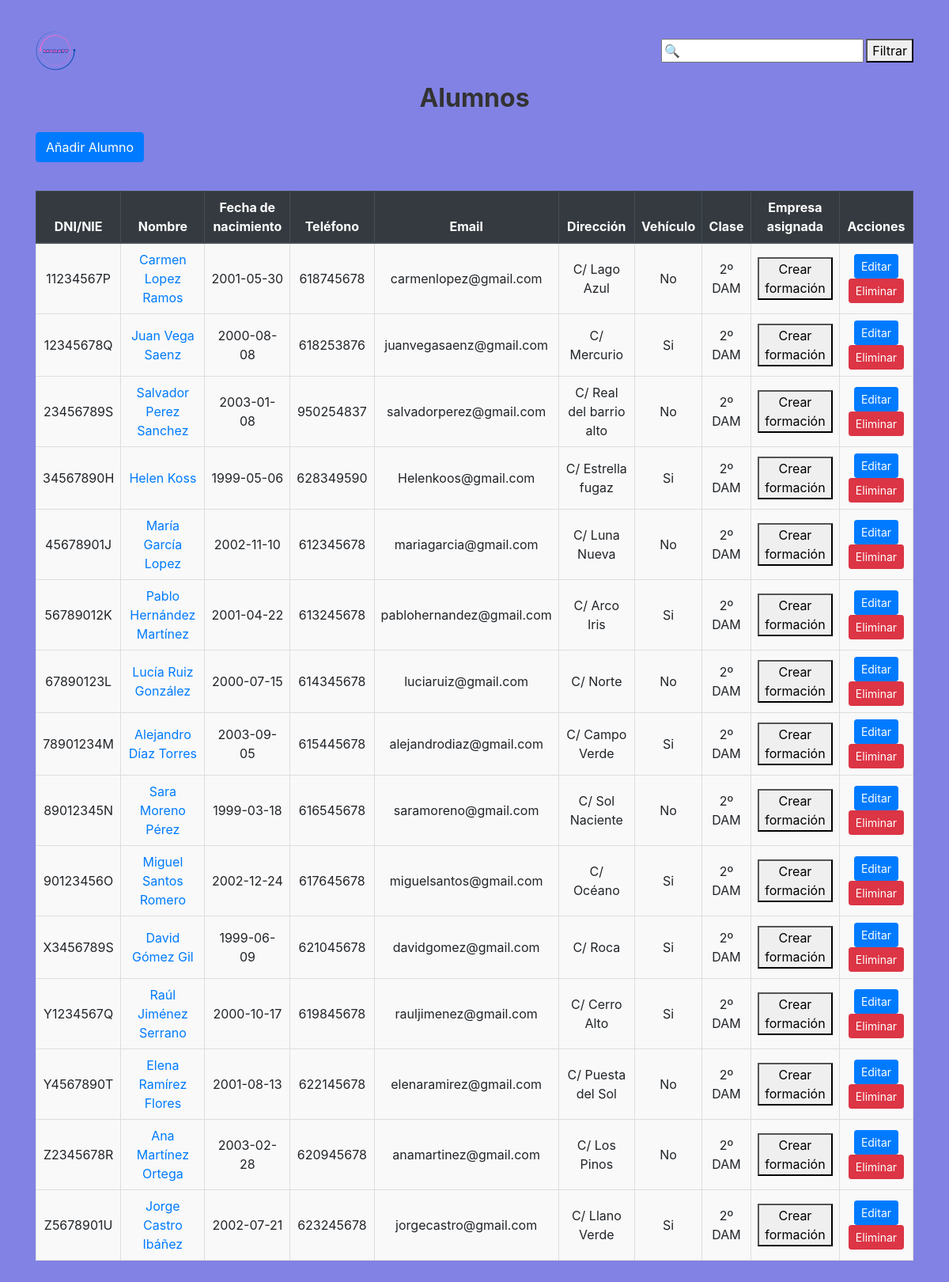
Page /code/alumnos.php on the committed database.
### tables this page shows
CREATE TABLE alumnos (
	dni_nie char(9) PRIMARY KEY,
	nombre VARCHAR(100) not null,
	apellido1 VARCHAR(100) not null,
	apellido2 VARCHAR(100),
	fecha_nacimiento DATE,
	telefono VARCHAR(50),
	email VARCHAR(255),
	direccion VARCHAR(255),
	vehiculo ENUM('Si','No'),
	clase enum('2º DAM', '1º DAM', '2º SMR', '1º SMR'),
	dni_tutor CHAR(9),
	id_empresa int UNSIGNED,
	FOREIGN KEY (id_empresa) REFERENCES empresas(id),
	FOREIGN KEY (dni_tutor) REFERENCES profesores(dni_nie) ON UPDATE CASCADE
);

### code/alumnos.php (the view, shortened to what this page needs)
<?php
require 'conexion.php';
$query = "SELECT
    a.dni_nie AS dni_nie,
    CONCAT_WS(' ', a.nombre, a.apellido1, a.apellido2) AS nombre_completo,
    a.fecha_nacimiento AS fecha_nacimiento,
    a.telefono AS telefono,
    a.email AS email,
    a.direccion AS direccion,
    a.vehiculo AS vehiculo,
    a.clase AS clase,
    e.nombre_comercial AS empresa,
    f.curso AS curso
FROM
    alumnos a
LEFT JOIN
    formaciones f ON a.dni_nie = f.dni_nie_alumno
LEFT JOIN
    empresas e ON f.id_empresa = e.id;";
$result = $mysqli->query($query);
?>
<!DOCTYPE html>
<html lang="es">
<head>
    <link rel="stylesheet" href="https://stackpath.bootstrapcdn.com/bootstrap/4.5.2/css/bootstrap.min.css">
    <link rel="stylesheet" href="alumno.css">
</head>
<body>
    <div class="container container-alumnos my-4">
        <header class="d-flex justify-content-between align-items-center mb-3">
            <img src="logo.png" alt="logo" style="height: 50px;">
            <div class="busqueda">
                <input type="text" id="searchFilter" placeholder="🔍">
                <button id="searchButton">Filtrar</button>
            </div>
        </header>
        <h1 class="page-title text-center mb-4">Alumnos</h1>
        <div class="mb-3">
            <a href="gestionAlumno.php" class="btn btn-primary">Añadir Alumno</a>
        </div>
        <div class="table-responsive">
            <table class="table table-hover table-alumnos">
                <thead class="thead-dark">
                    <tr>
                        <th>DNI/NIE</th>
                        <th>Nombre</th>
                        <th>Fecha de nacimiento</th>
                        <th>Teléfono</th>
                        <th>Email</th>
                        <th>Dirección</th>
                        <th>Vehículo</th>
                        <th>Clase</th>
                        <th>Empresa asignada</th>
                        <th>Acciones</th>
                    </tr>
                </thead>
                <tbody>
                    <?php if ($result->num_rows > 0): ?>
                        <?php while ($alumno = $result->fetch_assoc()): ?>
                            <tr>
                                <td><?php echo htmlspecialchars($alumno['dni_nie']); ?></td>
                                <td>
                                    <a href="alumno.php?dni_nie=<?php echo urlencode($alumno['dni_nie']); ?>">
                                        <?php echo htmlspecialchars($alumno['nombre_completo']); ?>
                                    </a>
                                </td>
                                <td><?php echo htmlspecialchars($alumno['fecha_nacimiento']); ?></td>
                                <td><?php echo htmlspecialchars($alumno['telefono']); ?></td>
                                <td><?php echo htmlspecialchars($alumno['email']); ?></td>
                                <td><?php echo htmlspecialchars($alumno['direccion']); ?></td>
                                <td><?php echo htmlspecialchars($alumno['vehiculo']); ?></td>
                                <td><?php echo htmlspecialchars($alumno['clase']); ?></td>
                                <td>
                                    <?php if ($alumno['empresa']): ?>
                                        <span><?php echo htmlspecialchars($alumno['empresa']); ?></span>
                                        <button class="btn-edit" data-dni="<?= htmlspecialchars($alumno['dni_nie']) ?>">Editar</button>
                                    <?php else: ?>
                                        <button class="btn-create" data-dni="<?= htmlspecialchars($alumno['dni_nie']) ?>">Crear formación</button>
                                    <?php endif; ?>
                                </td>
                                <td>
                                    <a href="gestionAlumno.php?dni_nie=<?php echo urlencode($alumno['dni_nie']); ?>" class="btn btn-sm btn-primary">Editar</a>
                                    <form method="POST" style="display: inline;" onsubmit="return confirm('¿Está seguro de que desea eliminar este alumno?');">
                                        <button type="submit" name="delete" class="btn btn-sm btn-danger">Eliminar</button>
                                    </form>
                                </td>
                            </tr>
                        <?php endwhile; ?>
                    <?php else: ?>
                        <tr>
                            <td colspan="10" class="text-center">No hay alumnos registrados.</td>
                        </tr>
                    <?php endif; ?>
                </tbody>
            </table>
        </div>
    </div>
</body>
</html>

### code/alumno.css (style rules this page uses)
body { background-color: #8282e5; }
.container-alumnos { padding: 15px; }
header { display: flex; justify-content: space-between; align-items: center; margin-bottom: 20px; background-color: #8282e5; }
header img { height: 50px; }
header .busqueda { font-size: 16px; font-weight: bold; color: #555; }
.page-title { text-align: center; font-size: 2em; font-weight: bold; color: #333; margin-bottom: 20px; }
.table-alumnos { margin-top: 20px; border-collapse: collapse; width: 100%; overflow-x: auto; }
.table-alumnos th, .table-alumnos td { text-align: center; vertical-align: middle; padding: 8px; border: 1px solid #ddd; }
.table-alumnos thead th { background-color: #343a40; color: #fff; font-weight: bold; }
.table-alumnos tbody tr:nth-child(odd) { background-color: #f9f9f9; }
.table-alumnos tbody tr:nth-child(even) { background-color: #f9f9f9; }

### rows in the picture
alumnos: dni_nie "11234567P", nombre_completo "Carmen Lopez Ramos", fecha_nacimiento "2001-05-30", telefono "618745678", email "carmenlopez@gmail.com", direccion "C/ Lago Azul", vehiculo "No", clase "2º DAM"
alumnos: dni_nie "12345678Q", nombre_completo "Juan Vega Saenz", fecha_nacimiento "2000-08-08", telefono "618253876", email "juanvegasaenz@gmail.com", direccion "C/ Mercurio", vehiculo "Si", clase "2º DAM"
alumnos: dni_nie "23456789S", nombre_completo "Salvador Perez Sanchez", fecha_nacimiento "2003-01-08", telefono "950254837", email "salvadorperez@gmail.com", direccion "C/ Real del barrio alto", vehiculo "No", clase "2º DAM"
alumnos: dni_nie "34567890H", nombre_completo "Helen Koss", fecha_nacimiento "1999-05-06", telefono "628349590", email "Helenkoos@gmail.com", direccion "C/ Estrella fugaz", vehiculo "Si", clase "2º DAM"
alumnos: dni_nie "45678901J", nombre_completo "María García Lopez", fecha_nacimiento "2002-11-10", telefono "612345678", email "mariagarcia@gmail.com", direccion "C/ Luna Nueva", vehiculo "No", clase "2º DAM"
alumnos: dni_nie "56789012K", nombre_completo "Pablo Hernández Martínez", fecha_nacimiento "2001-04-22", telefono "613245678", email "pablohernandez@gmail.com", direccion "C/ Arco Iris", vehiculo "Si", clase "2º DAM"
alumnos: dni_nie "67890123L", nombre_completo "Lucía Ruiz González", fecha_nacimiento "2000-07-15", telefono "614345678", email "luciaruiz@gmail.com", direccion "C/ Norte", vehiculo "No", clase "2º DAM"
alumnos: dni_nie "78901234M", nombre_completo "Alejandro Díaz Torres", fecha_nacimiento "2003-09-05", telefono "615445678", email "alejandrodiaz@gmail.com", direccion "C/ Campo Verde", vehiculo "Si", clase "2º DAM"
alumnos: dni_nie "89012345N", nombre_completo "Sara Moreno Pérez", fecha_nacimiento "1999-03-18", telefono "616545678", email "saramoreno@gmail.com", direccion "C/ Sol Naciente", vehiculo "No", clase "2º DAM"
alumnos: dni_nie "90123456O", nombre_completo "Miguel Santos Romero", fecha_nacimiento "2002-12-24", telefono "617645678", email "miguelsantos@gmail.com", direccion "C/ Océano", vehiculo "Si", clase "2º DAM"
alumnos: dni_nie "X3456789S", nombre_completo "David Gómez Gil", fecha_nacimiento "1999-06-09", telefono "621045678", email "davidgomez@gmail.com", direccion "C/ Roca", vehiculo "Si", clase "2º DAM"
alumnos: dni_nie "Y1234567Q", nombre_completo "Raúl Jiménez Serrano", fecha_nacimiento "2000-10-17", telefono "619845678", email "rauljimenez@gmail.com", direccion "C/ Cerro Alto", vehiculo "Si", clase "2º DAM"
alumnos: dni_nie "Y4567890T", nombre_completo "Elena Ramírez Flores", fecha_nacimiento "2001-08-13", telefono "622145678", email "elenaramirez@gmail.com", direccion "C/ Puesta del Sol", vehiculo "No", clase "2º DAM"
alumnos: dni_nie "Z2345678R", nombre_completo "Ana Martínez Ortega", fecha_nacimiento "2003-02-28", telefono "620945678", email "anamartinez@gmail.com", direccion "C/ Los Pinos", vehiculo "No", clase "2º DAM"
alumnos: dni_nie "Z5678901U", nombre_completo "Jorge Castro Ibáñez", fecha_nacimiento "2002-07-21", telefono "623245678", email "jorgecastro@gmail.com", direccion "C/ Llano Verde", vehiculo "Si", clase "2º DAM"
